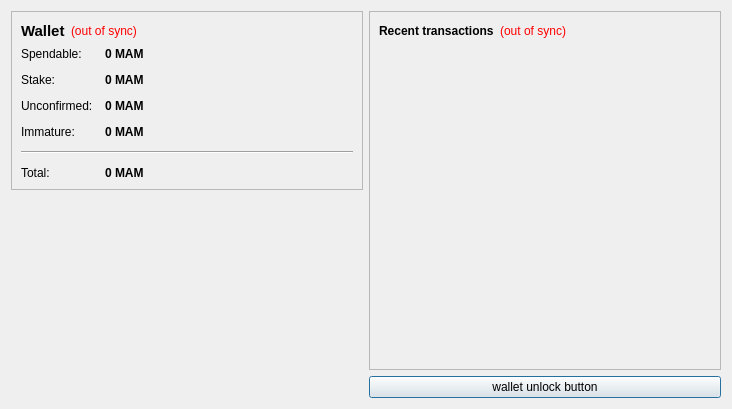
<?xml version="1.0" encoding="UTF-8"?>
<ui version="4.0">
 <class>OverviewPage</class>
 <widget class="QWidget" name="OverviewPage">
  <property name="geometry">
   <rect>
    <x>0</x>
    <y>0</y>
    <width>732</width>
    <height>409</height>
   </rect>
  </property>
  <property name="windowTitle">
   <string>Form</string>
  </property>
  <layout class="QHBoxLayout" name="horizontalLayout" stretch="0,0">
   <item>
    <layout class="QVBoxLayout" name="verticalLayout_2">
     <item>
      <widget class="QFrame" name="frame">
       <property name="frameShape">
        <enum>QFrame::StyledPanel</enum>
       </property>
       <property name="frameShadow">
        <enum>QFrame::Raised</enum>
       </property>
       <layout class="QVBoxLayout" name="verticalLayout_4">
        <item>
         <layout class="QHBoxLayout" name="horizontalLayout_4">
          <item>
           <widget class="QLabel" name="label_5">
            <property name="font">
             <font>
              <pointsize>11</pointsize>
              <weight>75</weight>
              <bold>true</bold>
             </font>
            </property>
            <property name="text">
             <string>Wallet</string>
            </property>
           </widget>
          </item>
          <item>
           <widget class="QLabel" name="labelWalletStatus">
            <property name="toolTip">
             <string>The displayed information may be out of date. Your wallet automatically synchronizes with the MamCoin network after a connection is established, but this process has not completed yet.</string>
            </property>
            <property name="styleSheet">
             <string notr="true">QLabel { color: red; }</string>
            </property>
            <property name="text">
             <string notr="true">(out of sync)</string>
            </property>
            <property name="alignment">
             <set>Qt::AlignLeading|Qt::AlignLeft|Qt::AlignVCenter</set>
            </property>
           </widget>
          </item>
          <item>
           <spacer name="horizontalSpacer_2">
            <property name="orientation">
             <enum>Qt::Horizontal</enum>
            </property>
            <property name="sizeHint" stdset="0">
             <size>
              <width>40</width>
              <height>20</height>
             </size>
            </property>
           </spacer>
          </item>
         </layout>
        </item>
        <item>
         <layout class="QFormLayout" name="formLayout_2">
          <property name="fieldGrowthPolicy">
           <enum>QFormLayout::AllNonFixedFieldsGrow</enum>
          </property>
          <property name="horizontalSpacing">
           <number>12</number>
          </property>
          <property name="verticalSpacing">
           <number>12</number>
          </property>
          <item row="0" column="0">
           <widget class="QLabel" name="label">
            <property name="text">
             <string>Spendable:</string>
            </property>
           </widget>
          </item>
          <item row="0" column="1">
           <widget class="QLabel" name="labelBalance">
            <property name="font">
             <font>
              <weight>75</weight>
              <bold>true</bold>
             </font>
            </property>
            <property name="cursor">
             <cursorShape>IBeamCursor</cursorShape>
            </property>
            <property name="toolTip">
             <string>Your current spendable balance</string>
            </property>
            <property name="text">
             <string notr="true">0 MAM</string>
            </property>
            <property name="textInteractionFlags">
             <set>Qt::LinksAccessibleByMouse|Qt::TextSelectableByKeyboard|Qt::TextSelectableByMouse</set>
            </property>
           </widget>
          </item>
          <item row="1" column="0">
           <widget class="QLabel" name="label_6">
            <property name="text">
             <string>Stake:</string>
            </property>
           </widget>
          </item>
          <item row="1" column="1">
           <widget class="QLabel" name="labelStake">
            <property name="font">
             <font>
              <weight>75</weight>
              <bold>true</bold>
             </font>
            </property>
            <property name="cursor">
             <cursorShape>IBeamCursor</cursorShape>
            </property>
            <property name="toolTip">
             <string>Total of coins that was staked, and do not yet count toward the current balance</string>
            </property>
            <property name="text">
             <string notr="true">0 MAM</string>
            </property>
            <property name="textInteractionFlags">
             <set>Qt::LinksAccessibleByMouse|Qt::TextSelectableByKeyboard|Qt::TextSelectableByMouse</set>
            </property>
           </widget>
          </item>
          <item row="2" column="0">
           <widget class="QLabel" name="label_3">
            <property name="text">
             <string>Unconfirmed:</string>
            </property>
           </widget>
          </item>
          <item row="2" column="1">
           <widget class="QLabel" name="labelUnconfirmed">
            <property name="font">
             <font>
              <weight>75</weight>
              <bold>true</bold>
             </font>
            </property>
            <property name="cursor">
             <cursorShape>IBeamCursor</cursorShape>
            </property>
            <property name="toolTip">
             <string>Total of transactions that have yet to be confirmed, and do not yet count toward the current balance</string>
            </property>
            <property name="text">
             <string notr="true">0 MAM</string>
            </property>
            <property name="textInteractionFlags">
             <set>Qt::LinksAccessibleByMouse|Qt::TextSelectableByKeyboard|Qt::TextSelectableByMouse</set>
            </property>
           </widget>
          </item>
          <item row="3" column="0">
           <widget class="QLabel" name="labelImmatureText">
            <property name="text">
             <string>Immature:</string>
            </property>
           </widget>
          </item>
          <item row="3" column="1">
           <widget class="QLabel" name="labelImmature">
            <property name="font">
             <font>
              <weight>75</weight>
              <bold>true</bold>
             </font>
            </property>
            <property name="toolTip">
             <string>Mined balance that has not yet matured</string>
            </property>
            <property name="text">
             <string notr="true">0 MAM</string>
            </property>
            <property name="textInteractionFlags">
             <set>Qt::LinksAccessibleByMouse|Qt::TextSelectableByKeyboard|Qt::TextSelectableByMouse</set>
            </property>
           </widget>
          </item>
          <item row="4" column="0" colspan="2">
           <widget class="Line" name="line">
            <property name="orientation">
             <enum>Qt::Horizontal</enum>
            </property>
           </widget>
          </item>
          <item row="5" column="0">
           <widget class="QLabel" name="labelTotalText">
            <property name="text">
             <string>Total:</string>
            </property>
           </widget>
          </item>
          <item row="5" column="1">
           <widget class="QLabel" name="labelTotal">
            <property name="font">
             <font>
              <weight>75</weight>
              <bold>true</bold>
             </font>
            </property>
            <property name="cursor">
             <cursorShape>IBeamCursor</cursorShape>
            </property>
            <property name="toolTip">
             <string>Your current total balance</string>
            </property>
            <property name="text">
             <string notr="true">0 MAM</string>
            </property>
            <property name="textInteractionFlags">
             <set>Qt::LinksAccessibleByMouse|Qt::TextSelectableByKeyboard|Qt::TextSelectableByMouse</set>
            </property>
           </widget>
          </item>
         </layout>
        </item>
       </layout>
      </widget>
     </item>
     <item>
      <spacer name="verticalSpacer_4">
       <property name="orientation">
        <enum>Qt::Vertical</enum>
       </property>
       <property name="sizeHint" stdset="0">
        <size>
         <width>20</width>
         <height>40</height>
        </size>
       </property>
      </spacer>
     </item>
     <item>
      <widget class="QLabel" name="label_2">
       <property name="text">
        <string/>
       </property>
       <property name="pixmap">
        <pixmap resource="../bitcoin.qrc">:/images/Wallet_Logo</pixmap>
       </property>
       <property name="alignment">
        <set>Qt::AlignCenter</set>
       </property>
      </widget>
     </item>
     <item>
      <spacer name="verticalSpacer">
       <property name="orientation">
        <enum>Qt::Vertical</enum>
       </property>
       <property name="sizeHint" stdset="0">
        <size>
         <width>20</width>
         <height>40</height>
        </size>
       </property>
      </spacer>
     </item>
    </layout>
   </item>
   <item>
    <layout class="QVBoxLayout" name="verticalLayout_3">
     <item>
      <widget class="QFrame" name="frame_2">
       <property name="frameShape">
        <enum>QFrame::StyledPanel</enum>
       </property>
       <property name="frameShadow">
        <enum>QFrame::Raised</enum>
       </property>
       <layout class="QVBoxLayout" name="verticalLayout">
        <item>
         <layout class="QHBoxLayout" name="horizontalLayout_2">
          <item>
           <widget class="QLabel" name="label_4">
            <property name="text">
             <string>&lt;b&gt;Recent transactions&lt;/b&gt;</string>
            </property>
           </widget>
          </item>
          <item>
           <widget class="QLabel" name="labelTransactionsStatus">
            <property name="toolTip">
             <string>The displayed information may be out of date. Your wallet automatically synchronizes with the MamCoin network after a connection is established, but this process has not completed yet.</string>
            </property>
            <property name="styleSheet">
             <string notr="true">QLabel { color: red; }</string>
            </property>
            <property name="text">
             <string notr="true">(out of sync)</string>
            </property>
            <property name="alignment">
             <set>Qt::AlignRight|Qt::AlignTrailing|Qt::AlignVCenter</set>
            </property>
           </widget>
          </item>
          <item>
           <spacer name="horizontalSpacer">
            <property name="orientation">
             <enum>Qt::Horizontal</enum>
            </property>
            <property name="sizeHint" stdset="0">
             <size>
              <width>40</width>
              <height>20</height>
             </size>
            </property>
           </spacer>
          </item>
         </layout>
        </item>
        <item>
         <widget class="QListView" name="listTransactions">
          <property name="styleSheet">
           <string notr="true">QListView { background: transparent; }</string>
          </property>
          <property name="frameShape">
           <enum>QFrame::NoFrame</enum>
          </property>
          <property name="verticalScrollBarPolicy">
           <enum>Qt::ScrollBarAlwaysOff</enum>
          </property>
          <property name="horizontalScrollBarPolicy">
           <enum>Qt::ScrollBarAlwaysOff</enum>
          </property>
          <property name="selectionMode">
           <enum>QAbstractItemView::NoSelection</enum>
          </property>
         </widget>
        </item>
       </layout>
      </widget>
     </item>
     <item>
      <widget class="QPushButton" name="unlockWalletButton">
       <property name="sizePolicy">
        <sizepolicy hsizetype="Minimum" vsizetype="Fixed">
         <horstretch>0</horstretch>
         <verstretch>0</verstretch>
        </sizepolicy>
       </property>
       <property name="maximumSize">
        <size>
         <width>16777214</width>
         <height>16777214</height>
        </size>
       </property>
       <property name="toolTip">
        <string/>
       </property>
       <property name="text">
        <string>wallet unlock button</string>
       </property>
       <property name="checkable">
        <bool>false</bool>
       </property>
       <property name="autoDefault">
        <bool>false</bool>
       </property>
       <property name="default">
        <bool>true</bool>
       </property>
       <property name="flat">
        <bool>false</bool>
       </property>
      </widget>
     </item>
    </layout>
   </item>
  </layout>
 </widget>
 <resources>
  <include location="../bitcoin.qrc"/>
 </resources>
 <connections/>
</ui>
